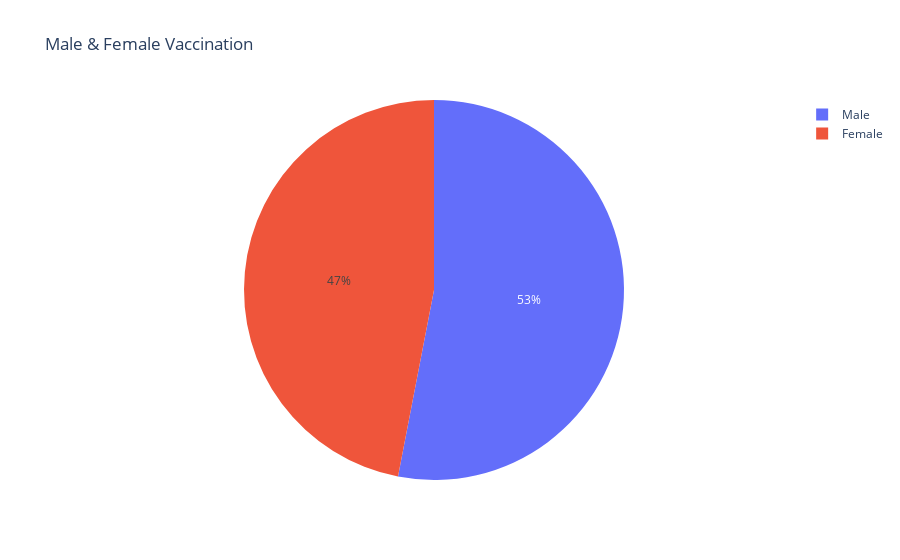

Here is the notebook cell this chart was saved with:
### Markdown cell above
####  Pie plot for male and female individuals

### Code cell
male = vaccination['Male(Individuals Vaccinated)'].sum()
female = vaccination['Female(Individuals Vaccinated)'].sum()

px.pie(names = ['Male','Female'], values = [male,female] , title = 'Male & Female Vaccination')

### Figure 1 — Plotly figure (JSON) as saved in the notebook; plotly's stock layout.template omitted (floating-point values rounded to 4 significant figures)
{"data": [{"domain": {"x": [0, 1], "y": [0, 1]}, "hovertemplate": "label=%{label}<br>value=%{value}<extra></extra>", "labels": ["Male", "Female"], "legendgroup": "", "name": "", "showlegend": true, "type": "pie", "values": [7138698858, 6321628736]}], "layout": {"legend": {"tracegroupgap": 0}, "title": {"text": "Male & Female Vaccination"}}}
